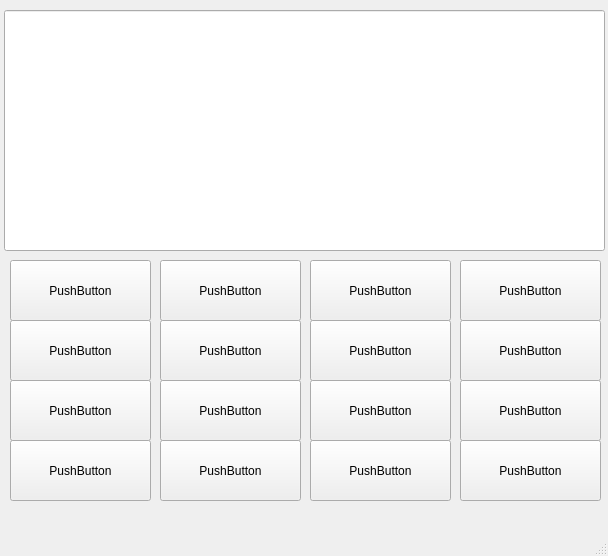
<?xml version="1.0" encoding="UTF-8"?>
<ui version="4.0">
 <class>MainWindow</class>
 <widget class="QMainWindow" name="MainWindow">
  <property name="geometry">
   <rect>
    <x>0</x>
    <y>0</y>
    <width>608</width>
    <height>556</height>
   </rect>
  </property>
  <property name="windowTitle">
   <string>MainWindow</string>
  </property>
  <widget class="QWidget" name="centralwidget">
   <widget class="QLineEdit" name="Display">
    <property name="geometry">
     <rect>
      <x>4</x>
      <y>10</y>
      <width>601</width>
      <height>241</height>
     </rect>
    </property>
    <property name="sizePolicy">
     <sizepolicy hsizetype="Preferred" vsizetype="Expanding">
      <horstretch>0</horstretch>
      <verstretch>0</verstretch>
     </sizepolicy>
    </property>
   </widget>
   <widget class="QPushButton" name="pushButton_3">
    <property name="geometry">
     <rect>
      <x>10</x>
      <y>260</y>
      <width>141</width>
      <height>61</height>
     </rect>
    </property>
    <property name="text">
     <string>PushButton</string>
    </property>
   </widget>
   <widget class="QPushButton" name="pushButton_4">
    <property name="geometry">
     <rect>
      <x>160</x>
      <y>260</y>
      <width>141</width>
      <height>61</height>
     </rect>
    </property>
    <property name="text">
     <string>PushButton</string>
    </property>
   </widget>
   <widget class="QPushButton" name="pushButton_5">
    <property name="geometry">
     <rect>
      <x>310</x>
      <y>260</y>
      <width>141</width>
      <height>61</height>
     </rect>
    </property>
    <property name="text">
     <string>PushButton</string>
    </property>
   </widget>
   <widget class="QPushButton" name="pushButton_6">
    <property name="geometry">
     <rect>
      <x>460</x>
      <y>260</y>
      <width>141</width>
      <height>61</height>
     </rect>
    </property>
    <property name="text">
     <string>PushButton</string>
    </property>
   </widget>
   <widget class="QPushButton" name="pushButton_7">
    <property name="geometry">
     <rect>
      <x>10</x>
      <y>320</y>
      <width>141</width>
      <height>61</height>
     </rect>
    </property>
    <property name="text">
     <string>PushButton</string>
    </property>
   </widget>
   <widget class="QPushButton" name="pushButton_8">
    <property name="geometry">
     <rect>
      <x>310</x>
      <y>320</y>
      <width>141</width>
      <height>61</height>
     </rect>
    </property>
    <property name="text">
     <string>PushButton</string>
    </property>
   </widget>
   <widget class="QPushButton" name="pushButton_9">
    <property name="geometry">
     <rect>
      <x>160</x>
      <y>320</y>
      <width>141</width>
      <height>61</height>
     </rect>
    </property>
    <property name="text">
     <string>PushButton</string>
    </property>
   </widget>
   <widget class="QPushButton" name="pushButton_10">
    <property name="geometry">
     <rect>
      <x>460</x>
      <y>320</y>
      <width>141</width>
      <height>61</height>
     </rect>
    </property>
    <property name="text">
     <string>PushButton</string>
    </property>
   </widget>
   <widget class="QPushButton" name="pushButton_11">
    <property name="geometry">
     <rect>
      <x>460</x>
      <y>380</y>
      <width>141</width>
      <height>61</height>
     </rect>
    </property>
    <property name="text">
     <string>PushButton</string>
    </property>
   </widget>
   <widget class="QPushButton" name="pushButton_12">
    <property name="geometry">
     <rect>
      <x>460</x>
      <y>440</y>
      <width>141</width>
      <height>61</height>
     </rect>
    </property>
    <property name="text">
     <string>PushButton</string>
    </property>
   </widget>
   <widget class="QPushButton" name="pushButton_13">
    <property name="geometry">
     <rect>
      <x>10</x>
      <y>440</y>
      <width>141</width>
      <height>61</height>
     </rect>
    </property>
    <property name="text">
     <string>PushButton</string>
    </property>
   </widget>
   <widget class="QPushButton" name="pushButton_14">
    <property name="geometry">
     <rect>
      <x>310</x>
      <y>440</y>
      <width>141</width>
      <height>61</height>
     </rect>
    </property>
    <property name="text">
     <string>PushButton</string>
    </property>
   </widget>
   <widget class="QPushButton" name="pushButton_15">
    <property name="geometry">
     <rect>
      <x>10</x>
      <y>380</y>
      <width>141</width>
      <height>61</height>
     </rect>
    </property>
    <property name="text">
     <string>PushButton</string>
    </property>
   </widget>
   <widget class="QPushButton" name="pushButton_16">
    <property name="geometry">
     <rect>
      <x>160</x>
      <y>440</y>
      <width>141</width>
      <height>61</height>
     </rect>
    </property>
    <property name="text">
     <string>PushButton</string>
    </property>
   </widget>
   <widget class="QPushButton" name="pushButton_17">
    <property name="geometry">
     <rect>
      <x>160</x>
      <y>380</y>
      <width>141</width>
      <height>61</height>
     </rect>
    </property>
    <property name="text">
     <string>PushButton</string>
    </property>
   </widget>
   <widget class="QPushButton" name="pushButton_18">
    <property name="geometry">
     <rect>
      <x>310</x>
      <y>380</y>
      <width>141</width>
      <height>61</height>
     </rect>
    </property>
    <property name="text">
     <string>PushButton</string>
    </property>
   </widget>
  </widget>
  <widget class="QMenuBar" name="menubar">
   <property name="geometry">
    <rect>
     <x>0</x>
     <y>0</y>
     <width>608</width>
     <height>24</height>
    </rect>
   </property>
  </widget>
  <widget class="QStatusBar" name="statusbar"/>
 </widget>
 <resources/>
 <connections/>
</ui>
